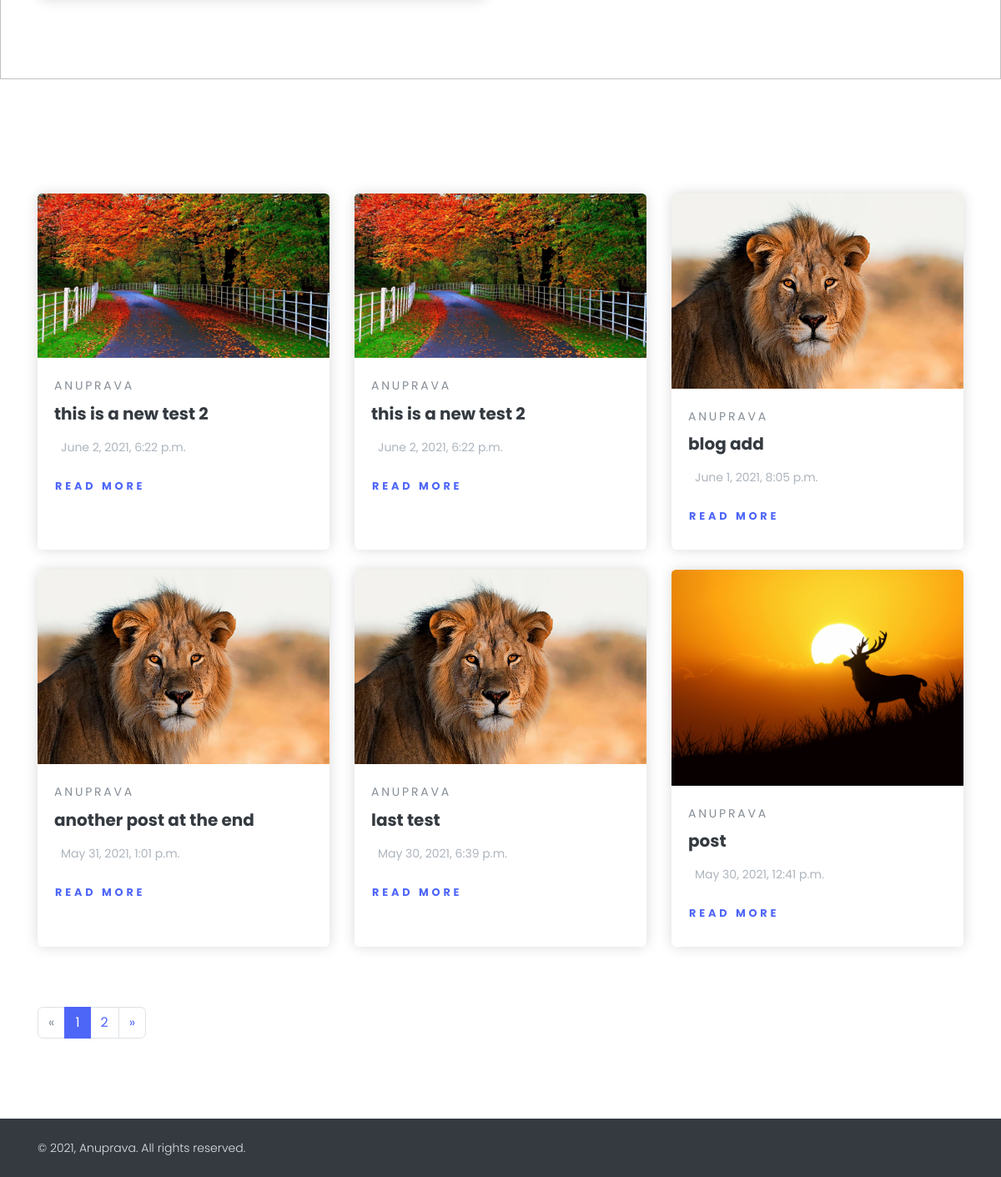
The page /blog.html (lower part) on the database as committed earlier.
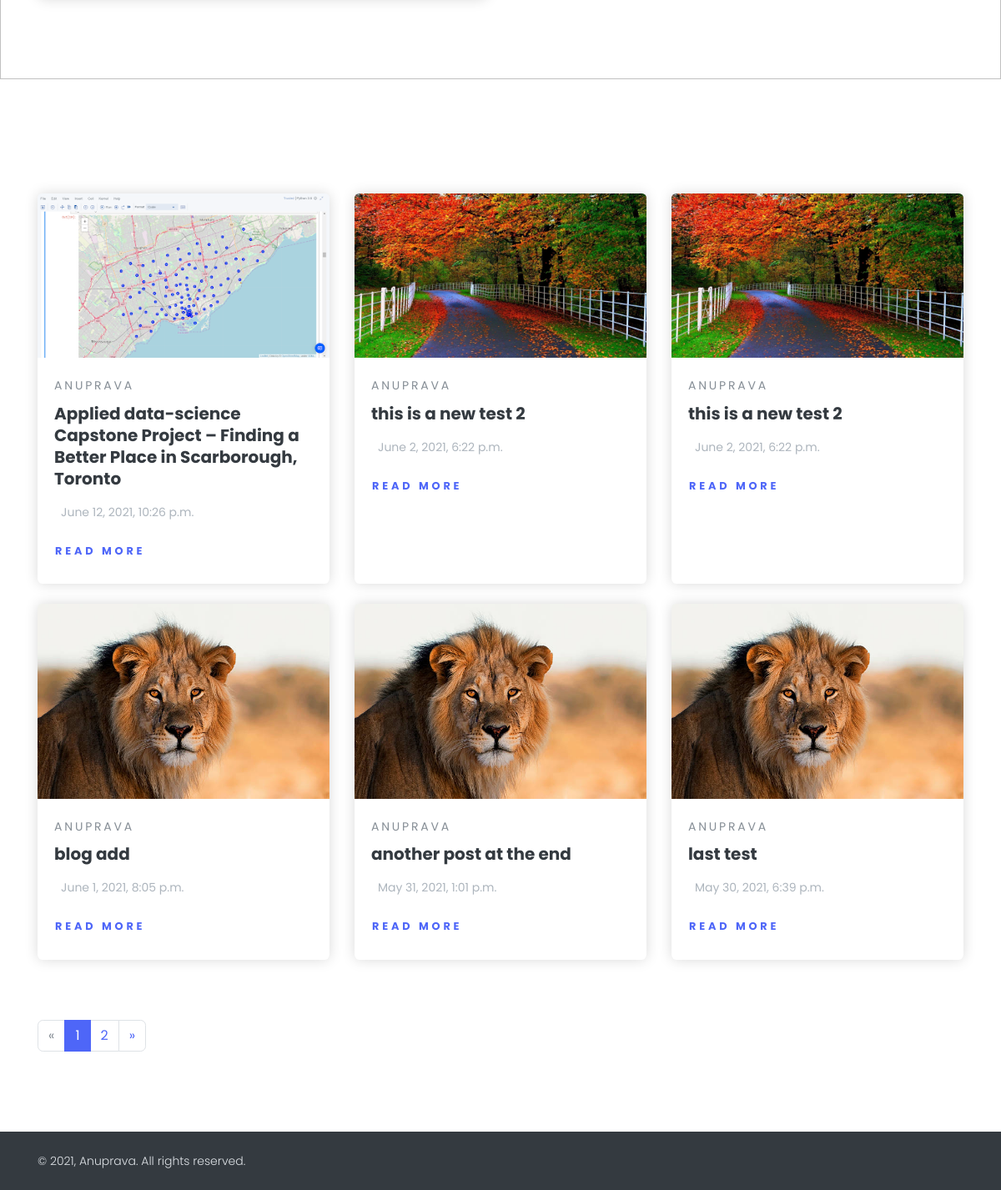
The same page on the database as committed later.
### home/models.py (models this page shows, shortened)
class BlogModel(models.Model):
    STATUS_CHOICES = (
    ('draft', 'Draft'),
    ('published', 'Published'),
    )
    title = models.CharField(max_length=1000)
    content = FroalaField()
    slug = models.SlugField(max_length=1000 , null=True , blank=True)
    user = models.ForeignKey(User, blank=True , null=True , on_delete=models.CASCADE)
    image = models.ImageField(upload_to='blog')
    created_at = models.DateTimeField(auto_now_add=True)
    upload_to = models.DateTimeField(auto_now=True)
    status = models.CharField(max_length=10,choices=STATUS_CHOICES,default='draft')
    class Meta:
        ordering = ['-created_at']
    objects = models.Manager() # The default manager.
    published = PublishedManager() # Our custom manager.

### home/views.py (the view)
# urls.py: path('blog.html', views.blog, name='blog'),
def blog(request):
    post_list = BlogModel.objects.all().order_by('-created_at')
    paginator = Paginator(post_list, 6)
    page = request.GET.get('page')
    try:
        posts = paginator.page(page)
    except PageNotAnInteger:
        posts = paginator.page(1)
    except EmptyPage:
        posts = paginator.page(paginator.num_pages)
    query = request.GET.get("q")
    if query:
        posts=BlogModel.objects.filter(Q(title__icontains=query)).distinct()
    return render(request , 'blogi.html', {'blogs': posts, page:'pages'})

### templates/blogi.html (shortened to what this page needs)
{% extends "base.html" %}
{% block start %}
<section class="position-relative py-6">
    <img class="bg-image" src="https://images.pexels.com/photos/1761279/pexels-photo-1761279.jpeg?auto=compress&cs=tinysrgb&dpr=2&h=650&w=940" alt="">
  </section>
  <section class="py-6">
    <br>
    <div class="container">
      <div class="row mb-5">
        {% for blog in blogs %}
        <div class="col-lg-4 col-sm-6 mb-4 hover-animate">
          <div class="card shadow border-0 h-100">
            <a href="{% url 'blog_detail' blog.slug %}">
              <img class="img-fluid card-img-top" src="/media/{{blog.image}}" alt="..."/></a>
            <div class="card-body"><a class="text-uppercase text-muted text-sm letter-spacing-2" href="#">
              {{blog.user.username}} </a>
              <h5 class="my-2"><a class="text-dark" href="{% url 'blog_detail' blog.slug %}">
               {{blog.title}}          </a></h5>
              <p class="text-gray-500 text-sm my-3">
                {{blog.created_at}}</p>
              <a class="btn btn-link pl-0"href="{% url 'blog_detail' blog.slug %}">Read more</a>
            </div>
          </div>
        </div>
        {% endfor %}
      </div>
      {% include "pagination.html" with page=blogs %}
    </div>
  </section>
  {% endblock %}

Rows that differ between the two databases and show on the page:
no longer on this page (row unchanged): BlogModel: image (picture), user.username "ANUPRAVA", title "post", created_at "May 30, 2021, 12:41 p.m."
added BlogModel: image (picture), user.username "ANUPRAVA", title "Applied data-science Capstone Project – Finding a Better Place in Scarborough, Toronto", created_at "June 12, 2021, 10:26 p.m."
